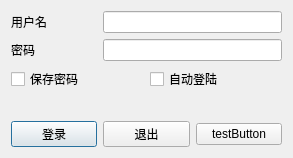
<?xml version="1.0" encoding="UTF-8"?>
<ui version="4.0">
 <class>LoginDialog</class>
 <widget class="QDialog" name="LoginDialog">
  <property name="geometry">
   <rect>
    <x>0</x>
    <y>0</y>
    <width>293</width>
    <height>158</height>
   </rect>
  </property>
  <property name="sizePolicy">
   <sizepolicy hsizetype="Minimum" vsizetype="Minimum">
    <horstretch>0</horstretch>
    <verstretch>0</verstretch>
   </sizepolicy>
  </property>
  <property name="minimumSize">
   <size>
    <width>293</width>
    <height>158</height>
   </size>
  </property>
  <property name="windowTitle">
   <string>Login</string>
  </property>
  <property name="windowIcon">
   <iconset theme=":/ico/phoneWhite">
    <normaloff>.</normaloff>.</iconset>
  </property>
  <layout class="QGridLayout" name="gridLayout" rowstretch="1,0,0,0,0,0">
   <item row="0" column="0">
    <widget class="QLabel" name="usernameLabel">
     <property name="text">
      <string>用户名</string>
     </property>
    </widget>
   </item>
   <item row="1" column="1" colspan="2">
    <widget class="QLineEdit" name="passwordEdit">
     <property name="echoMode">
      <enum>QLineEdit::Password</enum>
     </property>
    </widget>
   </item>
   <item row="3" column="0" colspan="3">
    <layout class="QHBoxLayout" name="horizontalLayout">
     <item>
      <widget class="QCheckBox" name="savePasswordCheckBox">
       <property name="text">
        <string>保存密码</string>
       </property>
      </widget>
     </item>
     <item>
      <widget class="QCheckBox" name="autoLoginCheckBox">
       <property name="text">
        <string>自动登陆</string>
       </property>
      </widget>
     </item>
    </layout>
   </item>
   <item row="0" column="1" colspan="2">
    <widget class="QLineEdit" name="usernameEdit"/>
   </item>
   <item row="1" column="0">
    <widget class="QLabel" name="passwordLabel">
     <property name="text">
      <string>密码</string>
     </property>
    </widget>
   </item>
   <item row="4" column="0" colspan="3">
    <widget class="QLabel" name="errorLabel">
     <property name="sizePolicy">
      <sizepolicy hsizetype="Preferred" vsizetype="Minimum">
       <horstretch>0</horstretch>
       <verstretch>0</verstretch>
      </sizepolicy>
     </property>
     <property name="styleSheet">
      <string notr="true">color:rgb(255, 0, 0);</string>
     </property>
     <property name="text">
      <string/>
     </property>
    </widget>
   </item>
   <item row="5" column="0" colspan="3">
    <layout class="QHBoxLayout" name="horizontalLayout_2">
     <item>
      <widget class="QPushButton" name="okButton">
       <property name="text">
        <string>登录</string>
       </property>
       <property name="default">
        <bool>true</bool>
       </property>
      </widget>
     </item>
     <item>
      <widget class="QPushButton" name="cancelButton">
       <property name="text">
        <string>退出</string>
       </property>
      </widget>
     </item>
     <item>
      <widget class="RxButton" name="test">
       <property name="text">
        <string>testButton</string>
       </property>
      </widget>
     </item>
    </layout>
   </item>
  </layout>
 </widget>
 <customwidgets>
  <customwidget>
   <class>RxButton</class>
   <extends>QPushButton</extends>
   <header>rxbutton.h</header>
  </customwidget>
 </customwidgets>
 <tabstops>
  <tabstop>usernameEdit</tabstop>
  <tabstop>passwordEdit</tabstop>
 </tabstops>
 <resources/>
 <connections/>
</ui>
